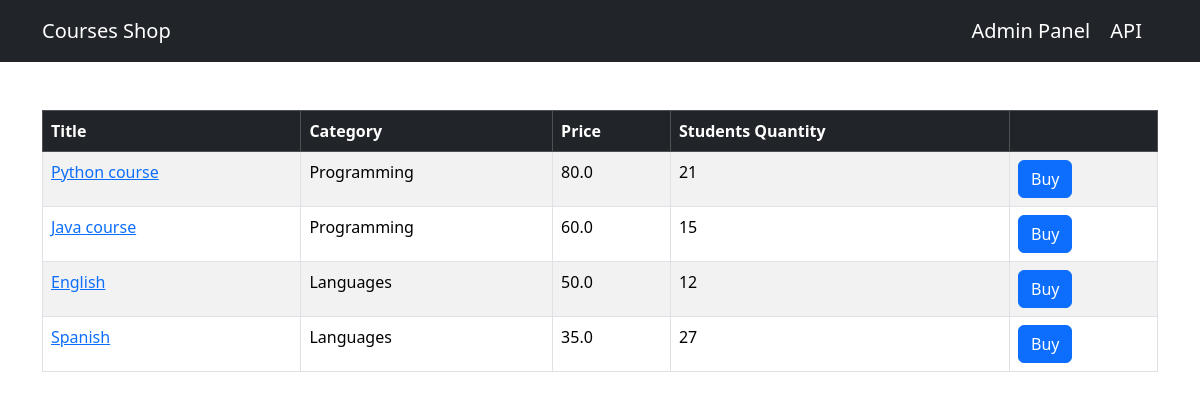
The page / on the database its author committed.
### shop/models.py (models this page shows, shortened)
class Course(models.Model):
    title = models.CharField(max_length=300)
    price = models.FloatField()
    students_qty = models.IntegerField()
    request_qty = models.IntegerField()
    category = models.ForeignKey(Category, on_delete=models.CASCADE)
    created_at = models.DateTimeField(default=timezone.now)

class Category(models.Model):
    title = models.CharField(max_length=255)
    created_at = models.DateTimeField(default=timezone.now)
    def __str__(self):
        return self.title

### shop/views.py (the view)
# urls.py: path('', include(api.urls), name='index')
def index(request):
    courses = models.Course.objects.all()
    return render(request, 'shop/courses.html', {'courses': courses})

### templates/shop/courses.html (shortened to what this page needs)
{% extends "base.html" %}
{% block content %}
<table class="table mt-5  table-bordered table-striped table-hover">
    <thead class="table-dark">
        <tr>
            <th>Title</th>
            <th>Category</th>
            <th>Price</th>
            <th>Students Quantity</th>
            <th></th>
        </tr>
    </thead>
    <tbody>
        {% for course in courses %}
        <tr>
            <td>
                <a href={% url "shop:single_course" course.id %}>{{ course.title }}</a>
            </td>
            <td>{{ course.category }}</td>
            <td>{{ course.price }}</td>
            <td>{{ course.students_qty }}</td>
            <td><button class="btn btn-primary">Buy</button></td>
        </tr>
        {% endfor %}
    </tbody>
</table>
{% endblock %}

### templates/base.html (shortened to what this page needs)
<!DOCTYPE html>
<html lang="en">
<head>
    <link href="https://cdn.jsdelivr.net/npm/bootstrap@5.3.2/dist/css/bootstrap.min.css" rel="stylesheet">
</head>
<body>
    <nav class="navbar navbar-dark bg-dark">
        <div class="container">
            <a href={% url "shop:index" %} class="navbar-brand">Courses Shop</a>
            <span class="navbar-text">
                <a href="/admin/" class="navbar-brand " target="_blanck">Admin Panel</a>
                <a href="/api/v1/" class="navbar-brand " target="_blanck">API</a>
            </span>
        </div>
    </nav>
    <main class="container">
        {% block content %}
        {%  endblock  %}
</body>
</html>

### rows shown on the page
Course: title "Python course", category "Programming", price "80.0", students_qty "21"
Course: title "Java course", category "Programming", price "60.0", students_qty "15"
Course: title "English", category "Languages", price "50.0", students_qty "12"
Course: title "Spanish", category "Languages", price "35.0", students_qty "27"
